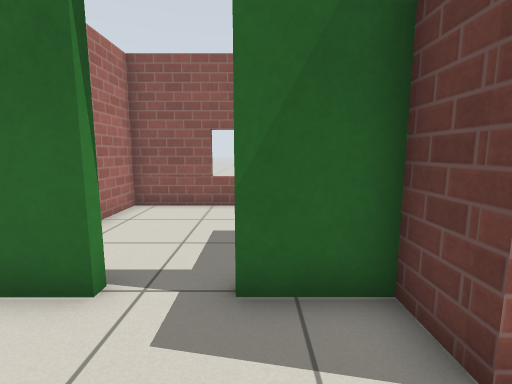
view 1 (above)

16 first-person views from a walk through a Gazebo world. The camera is 0.91 m above the floor, tilts 8° down and sees 85° across. The floor is counted in squares, 0.5 m on a side. Each view is taken from the middle of a square. On the plan, view 1 faces up. The plan holds only what a view shows up to about 15 squares ahead; the rest is blank. Simple patterns stand in for the simulator's built-in surfaces.

view 2
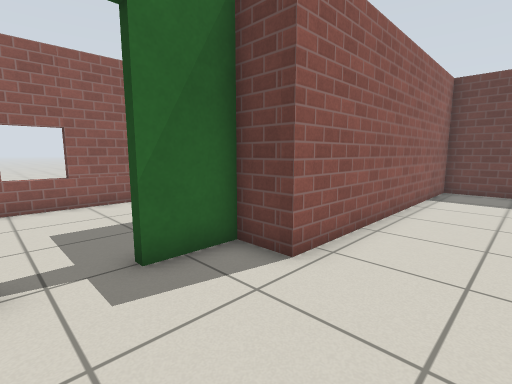

view 3
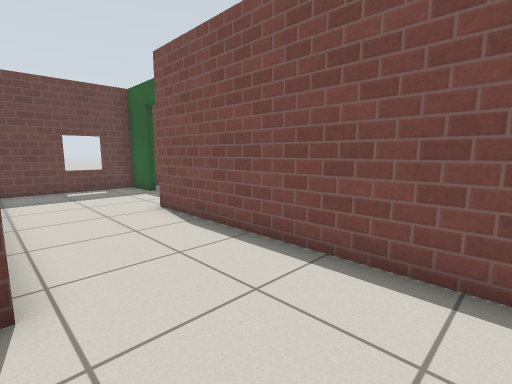

view 4
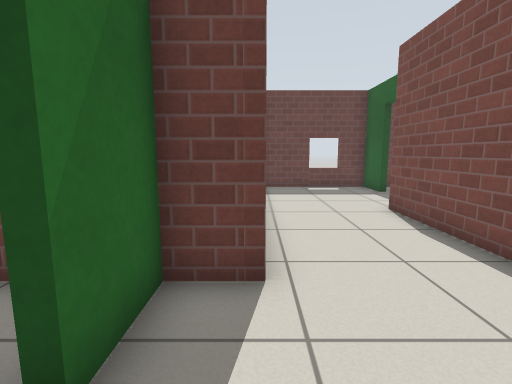

view 5
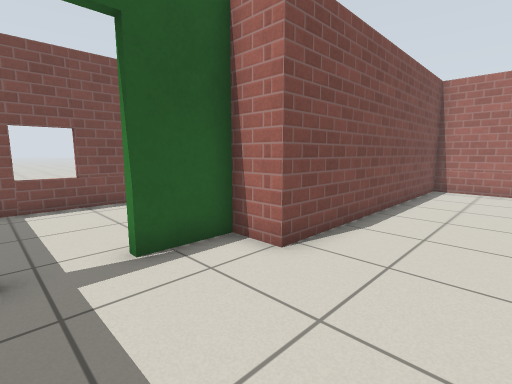

view 6
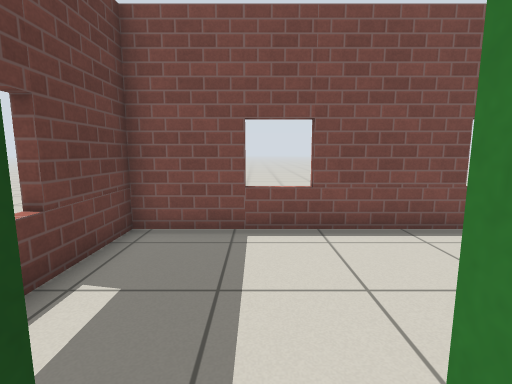

view 7
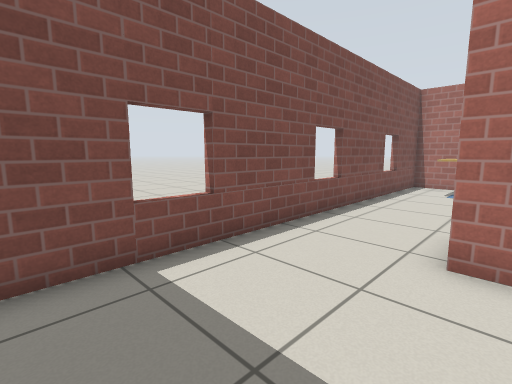

view 8
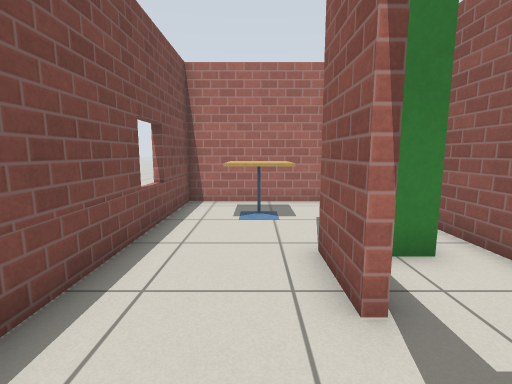

view 9
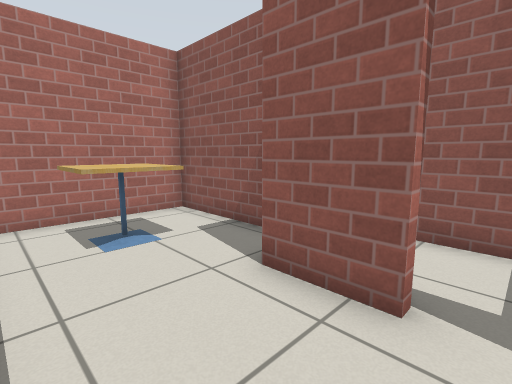

view 10
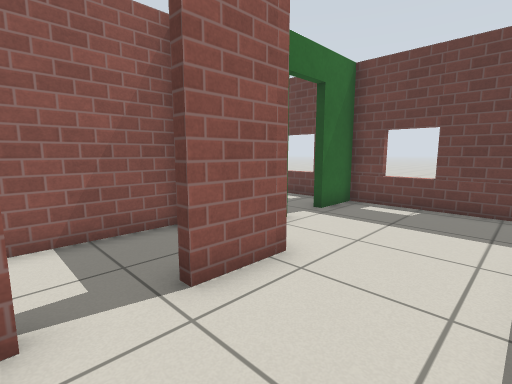

view 11
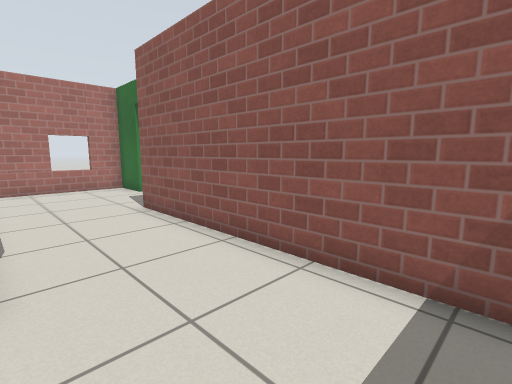

view 12
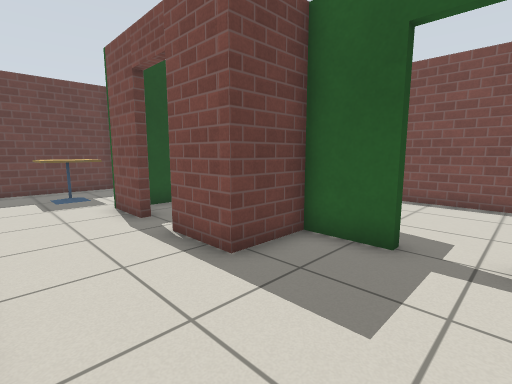

view 13
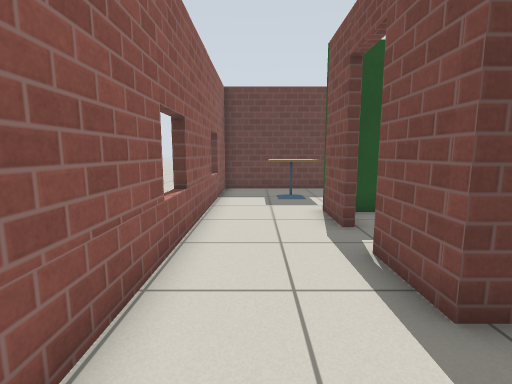

view 14
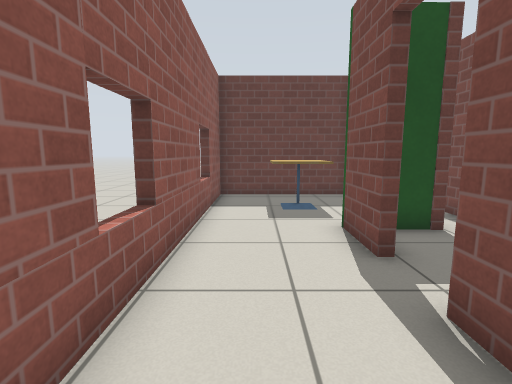

view 15
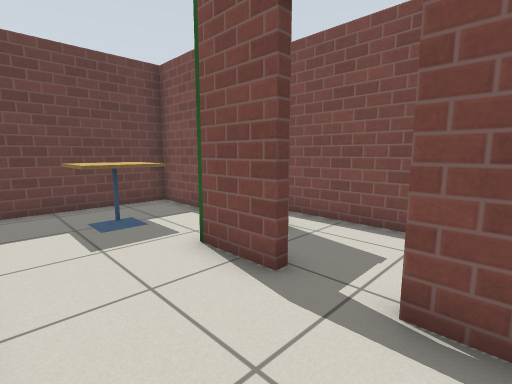

view 16
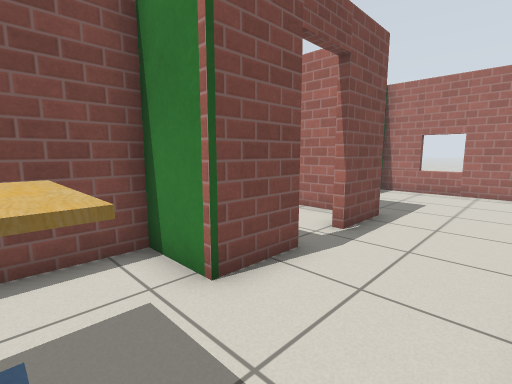

### Floor plan
Ten units are one square. View 1 is at (0, 0); x grows to the right and y downward. Boxes are objects, and circles mark ways between rooms. Rooms are numbered by the first view taken in them; rooms with no view inside come last. Other rooms are left out.
<svg viewBox="-49 -101 186 201">
<path fill="none" stroke="#000" d="M109 38 130 38 130 -19 18 -19 18 -33 -3 -33M-21 -33 -42 -33 -42 23 70 23 70 38 92 38M75 95 130 95 130 41 109 41M70 50 70 58M31 58 9 58M-6 41 -44 41 -44 95 75 95M70 58 49 58M56 -59 78 -59 78 -39 132 -39 132 -96 -42 -96 -42 -36M-3 -36 18 -36 18 -59 40 -59M75 -35 75 -50M49 -22 95 -22M21 -46 21 -31M13 38 13 46M66 26 14 26"/>
<rect x="-35" y="55" width="30" height="30" fill="#bbb"><title>cafe table</title></rect>
<rect x="95" y="-75" width="20" height="20" fill="#bbb"><title>cafe table</title></rect>
<circle cx="105" cy="40" r="3" fill="#2a7"/>
<circle cx="-15" cy="-35" r="3" fill="#2a7"/>
<circle cx="70" cy="80" r="3" fill="#2a7"/>
<circle cx="40" cy="60" r="3" fill="#2a7"/>
<circle cx="45" cy="-60" r="3" fill="#2a7"/>
<text x="50" y="0">1</text>
<text x="100" y="70">2</text>
<text x="10" y="70">3</text>
<text x="40" y="-70">4</text>
<text x="70" y="-40">5</text>
<text x="40" y="40">6</text>
</svg>
Room 1 opens to room 2. Room 1 opens to room 4. Room 2 opens to room 3. Room 3 opens to room 6. Room 4 opens to room 5.

Where each view was taken, in squares from view 1:
view 1: 0 up, 0 right, facing up
view 2: 1 down, 2 left, facing up-right
view 3: 2 up, 2 left, facing down-right
view 4: 2 up, 2 left, facing right
view 5: 1 up, 11 right, facing down-left
view 6: 3 down, 10 right, facing down
view 7: 5 down, 12 right, facing down-left
view 8: 7 down, 6 right, facing left
view 9: 9 down, 4 right, facing up-left
view 10: 9 down, 3 right, facing up-right
view 11: 2 down, 11 right, facing up-left
view 12: 9 up, 2 left, facing down-right
view 13: 8 up, 1 left, facing right
view 14: 8 up, 1 right, facing right
view 15: 9 up, 3 right, facing down-right
view 16: 9 up, 10 right, facing down-left
